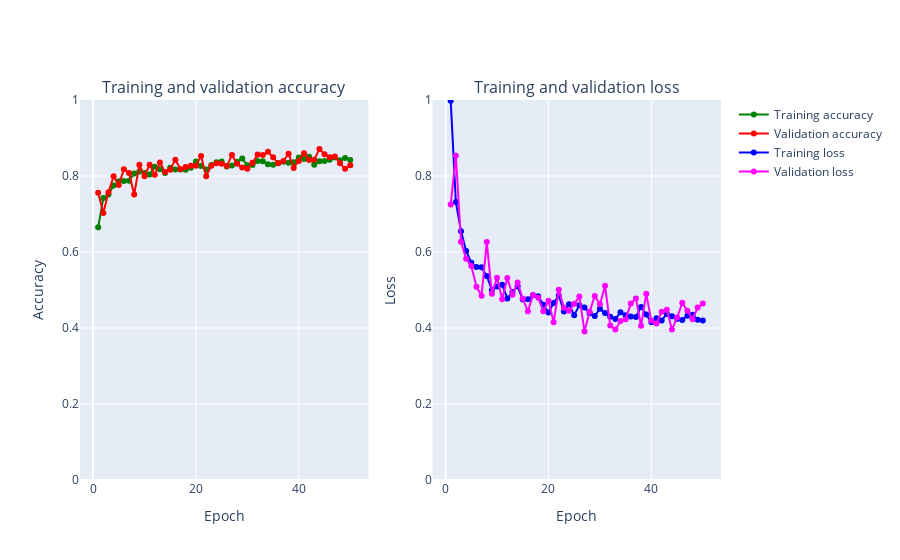

The notebook cell this image was saved under:
### Code cell
plot_accuracy_and_loss(train_model1)

### Figure 1 — Plotly figure (JSON) as saved in the notebook; plotly's stock layout.template omitted (floating-point values rounded to 4 significant figures)
{"data": [{"marker": {"color": "Green"}, "mode": "markers+lines", "name": "Training accuracy", "text": ["1", "2", "3", "4", "5", "6", "7", "8", "9", "10", "11", "12", "13", "14", "15", "16", "17", "18", "19", "20", "21", "22", "23", "24", "25", "26", "27", "28", "29", "30", "31", "32", "33", "34", "35", "36", "37", "38", "39", "40", "41", "42", "43", "44", "45", "46", "47", "48", "49", "50"], "type": "scatter", "x": [1, 2, 3, 4, 5, 6, 7, 8, 9, 10, 11, 12, 13, 14, 15, 16, 17, 18, 19, 20, 21, 22, 23, 24, 25, 26, 27, 28, 29, 30, 31, 32, 33, 34, 35, 36, 37, 38, 39, 40, 41, 42, 43, 44, 45, 46, 47, 48, 49, 50], "xaxis": "x", "y": [0.6652, 0.7419, 0.7513, 0.7749, 0.7863, 0.7866, 0.7875, 0.8069, 0.8117, 0.8078, 0.8039, 0.8241, 0.8175, 0.8078, 0.8217, 0.8169, 0.8172, 0.8163, 0.822, 0.8383, 0.8262, 0.8172, 0.8286, 0.8359, 0.838, 0.825, 0.8277, 0.8374, 0.8459, 0.828, 0.829, 0.8395, 0.8386, 0.8311, 0.8296, 0.8341, 0.8377, 0.835, 0.8362, 0.8486, 0.8447, 0.8507, 0.8296, 0.8386, 0.8395, 0.8426, 0.8486, 0.8416, 0.8477, 0.8422], "yaxis": "y"}, {"marker": {"color": "Red"}, "mode": "markers+lines", "name": "Validation accuracy", "text": ["1", "2", "3", "4", "5", "6", "7", "8", "9", "10", "11", "12", "13", "14", "15", "16", "17", "18", "19", "20", "21", "22", "23", "24", "25", "26", "27", "28", "29", "30", "31", "32", "33", "34", "35", "36", "37", "38", "39", "40", "41", "42", "43", "44", "45", "46", "47", "48", "49", "50"], "type": "scatter", "x": [1, 2, 3, 4, 5, 6, 7, 8, 9, 10, 11, 12, 13, 14, 15, 16, 17, 18, 19, 20, 21, 22, 23, 24, 25, 26, 27, 28, 29, 30, 31, 32, 33, 34, 35, 36, 37, 38, 39, 40, 41, 42, 43, 44, 45, 46, 47, 48, 49, 50], "xaxis": "x", "y": [0.756, 0.7029, 0.7572, 0.7995, 0.7766, 0.8176, 0.808, 0.7512, 0.8297, 0.7995, 0.8297, 0.8031, 0.8357, 0.8104, 0.8164, 0.843, 0.8176, 0.8237, 0.8273, 0.8273, 0.8527, 0.7995, 0.8273, 0.8333, 0.8321, 0.8261, 0.8551, 0.8321, 0.8225, 0.8188, 0.8345, 0.8563, 0.8551, 0.8635, 0.849, 0.8333, 0.8394, 0.8587, 0.8213, 0.8394, 0.8599, 0.8418, 0.843, 0.8708, 0.8575, 0.849, 0.8514, 0.8333, 0.8188, 0.8285], "yaxis": "y"}, {"marker": {"color": "Blue"}, "mode": "markers+lines", "name": "Training loss", "text": ["1", "2", "3", "4", "5", "6", "7", "8", "9", "10", "11", "12", "13", "14", "15", "16", "17", "18", "19", "20", "21", "22", "23", "24", "25", "26", "27", "28", "29", "30", "31", "32", "33", "34", "35", "36", "37", "38", "39", "40", "41", "42", "43", "44", "45", "46", "47", "48", "49", "50"], "type": "scatter", "x": [1, 2, 3, 4, 5, 6, 7, 8, 9, 10, 11, 12, 13, 14, 15, 16, 17, 18, 19, 20, 21, 22, 23, 24, 25, 26, 27, 28, 29, 30, 31, 32, 33, 34, 35, 36, 37, 38, 39, 40, 41, 42, 43, 44, 45, 46, 47, 48, 49, 50], "xaxis": "x2", "y": [0.9978, 0.7318, 0.6548, 0.6027, 0.572, 0.5602, 0.5595, 0.5368, 0.5003, 0.5094, 0.5137, 0.4778, 0.4951, 0.5098, 0.4747, 0.4756, 0.4862, 0.4837, 0.4611, 0.4409, 0.4658, 0.4856, 0.4435, 0.4627, 0.4338, 0.4599, 0.454, 0.439, 0.4318, 0.4506, 0.4392, 0.4299, 0.4239, 0.4412, 0.4335, 0.43, 0.4292, 0.4551, 0.4356, 0.4149, 0.4259, 0.4199, 0.437, 0.4309, 0.4238, 0.4213, 0.4323, 0.4348, 0.422, 0.4198], "yaxis": "y2"}, {"marker": {"color": "Magenta"}, "mode": "markers+lines", "name": "Validation loss", "text": ["1", "2", "3", "4", "5", "6", "7", "8", "9", "10", "11", "12", "13", "14", "15", "16", "17", "18", "19", "20", "21", "22", "23", "24", "25", "26", "27", "28", "29", "30", "31", "32", "33", "34", "35", "36", "37", "38", "39", "40", "41", "42", "43", "44", "45", "46", "47", "48", "49", "50"], "type": "scatter", "x": [1, 2, 3, 4, 5, 6, 7, 8, 9, 10, 11, 12, 13, 14, 15, 16, 17, 18, 19, 20, 21, 22, 23, 24, 25, 26, 27, 28, 29, 30, 31, 32, 33, 34, 35, 36, 37, 38, 39, 40, 41, 42, 43, 44, 45, 46, 47, 48, 49, 50], "xaxis": "x2", "y": [0.7247, 0.8535, 0.6267, 0.5821, 0.5631, 0.5086, 0.4852, 0.6261, 0.4904, 0.5322, 0.4758, 0.5319, 0.4875, 0.5197, 0.4776, 0.444, 0.4867, 0.4794, 0.4444, 0.4718, 0.4153, 0.5007, 0.453, 0.4451, 0.4637, 0.4827, 0.3909, 0.4431, 0.4845, 0.4623, 0.5109, 0.4069, 0.3961, 0.4183, 0.423, 0.4643, 0.4777, 0.4061, 0.4899, 0.419, 0.4115, 0.4425, 0.448, 0.3958, 0.4274, 0.4662, 0.4451, 0.423, 0.4538, 0.4643], "yaxis": "y2"}], "layout": {"annotations": [{"font": {"size": 16}, "showarrow": false, "text": "Training and validation accuracy", "x": 0.225, "xanchor": "center", "xref": "paper", "y": 1, "yanchor": "bottom", "yref": "paper"}, {"font": {"size": 16}, "showarrow": false, "text": "Training and validation loss", "x": 0.775, "xanchor": "center", "xref": "paper", "y": 1, "yanchor": "bottom", "yref": "paper"}], "xaxis": {"anchor": "y", "domain": [0, 0.45], "title": {"text": "Epoch"}}, "xaxis2": {"anchor": "y2", "domain": [0.55, 1], "title": {"text": "Epoch"}}, "yaxis": {"anchor": "x", "domain": [0, 1], "range": [0, 1], "title": {"text": "Accuracy"}}, "yaxis2": {"anchor": "x2", "domain": [0, 1], "range": [0, 1], "title": {"text": "Loss"}}}}
